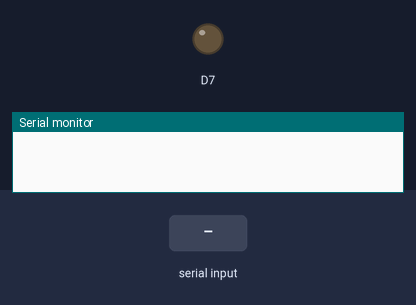
A sketch run on a simulated Particle Photon. Shown: output pins drawn as LEDs (lit = HIGH), the last lines printed to the serial monitor. The inputs (shaded band) are chosen by the test bench.

Above: at 1.2 s.
1.3 s: "O" received over the second serial link
At 1.7 s:
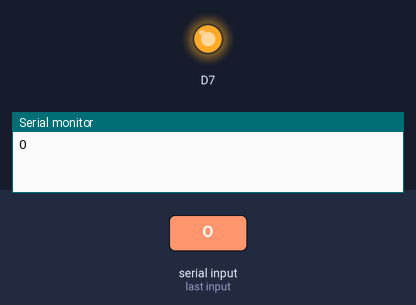
2.8 s: "F" received over the second serial link
At 4.0 s:
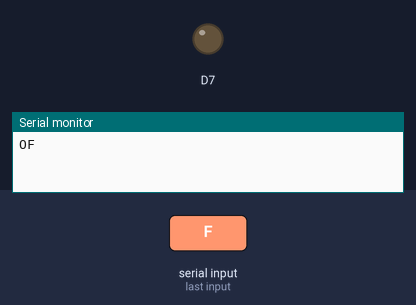
Timing chart, 0 to 5.8 s (numbered marks = the images above; inputs shaded):
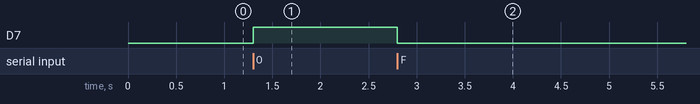

The sketch:

uartcomm-reciever.ino
```cpp
// whoops, spelled receiver wrong

// setup() runs once, when the device is first turned on.
SYSTEM_MODE(AUTOMATIC);
// #define FIRSTARGON
#define SECONDARGON
void setup()
{
  // Put initialization like pinMode and begin functions here.
  Serial.begin(9600);
  Serial1.begin(9600);
  pinMode(D7, OUTPUT);
  pinMode(D6, INPUT);
}

// loop() runs over and over again, as quickly as it can execute.
void loop()
{
  // The core of your code will likely live here.
  #ifdef FIRSTARGON
  if (Serial.available() > 0)
  {
    char value = Serial.read();
    if (value == '1')
    {
      Serial1.write('O');
    }
    else if (value == '0')
    {
      Serial1.write('F');
    }
    else if (value == '?')
    {
      Serial1.write('G');
      delay(100ms);
      Serial.println();
      Serial.write(Serial1.read());
      Serial.println();
    }
  }
  #endif
  #ifdef SECONDARGON
  if (Serial1.available() > 0)
  {
    char value = Serial1.read();
    Serial.write(value);
    if (value == 'O')
    {
      digitalWrite(D7, HIGH);
    }
    else if (value == 'F')
    {
      digitalWrite(D7, LOW);
    }

    else if (value == 'G')
    {
      Serial1.print(digitalRead(D6));
    }
  }
  #endif
}
```

Measured:
- after the input at 1.3 s, D7: LOW → HIGH at once
- after the input at 2.8 s, D7: HIGH → LOW at once
